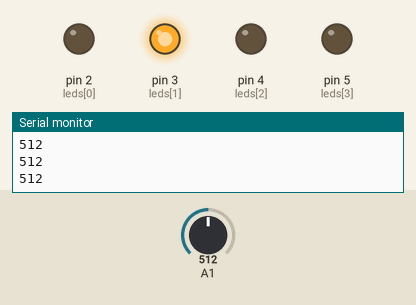
Bench run of a sketch on a simulated Arduino Uno, built with avr-gcc and run on an emulated ATmega328P. Parts: output pins drawn as LEDs (lit = HIGH), the last lines printed to the serial monitor. The inputs (shaded band) are chosen by the test bench; at power-on: A1 = 512.

Above: at 1.2 s.
1.3 s: A1 set to 494
2.8 s: A1 set to 472
At 3.2 s:
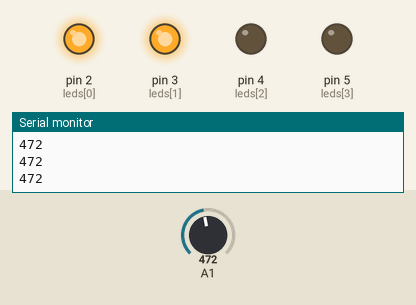
4.3 s: A1 set to 635
5.8 s: A1 set to 660
At 6.7 s:
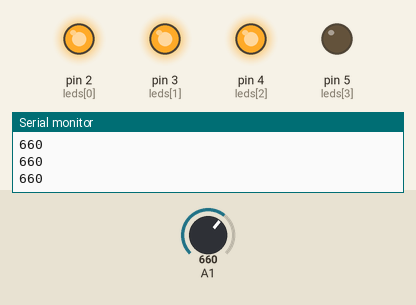
7.3 s: A1 set to 741
8.8 s: A1 set to 769
At 10.2 s:
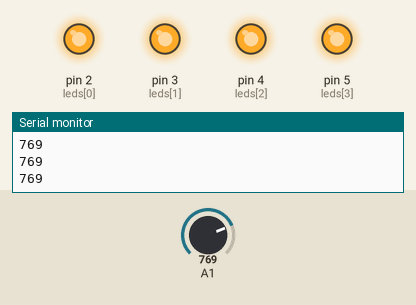
Timing chart, 0 to 11.3 s (numbered marks = the images above; inputs shaded):
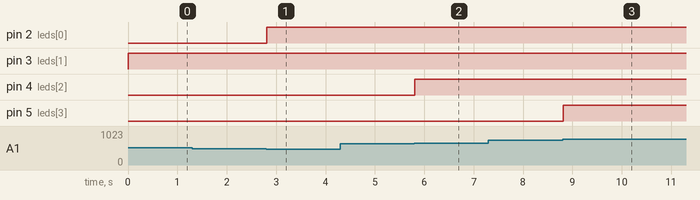

Measured:
- the behaviour switches between 481 and 480 on A1 (found by bisection; images 0 and 1)
- the behaviour switches between 650 and 651 on A1 (found by bisection; images 1 and 2)
- the behaviour switches between 750 and 751 on A1 (found by bisection; images 2 and 3)
- after the input at 2.8 s, pin 2 (leds[0]): LOW → HIGH at once
- after the input at 5.8 s, pin 4 (leds[2]): LOW → HIGH at once
- after the input at 8.8 s, pin 5 (leds[3]): LOW → HIGH at once

The sketch:

4_pushbutton_link_for_1_pin1.ino
```cpp
byte leds[4]={2,3,4,5};
void setup()
{
  for(int i=0;i<=4;i++)
  pinMode(leds[i], OUTPUT);
  Serial.begin(9600);
}

void loop()
{
  int value = analogRead(A1);
  Serial.println(value);
  if ( value > 800 && value >= 1000) {
    digitalWrite(leds[4],0);
  } else if ( value > 480 && value < 650) {
    digitalWrite(leds[1],1);
  } else if ( value > 650 && value < 750) {
    digitalWrite(leds[2],1);
  } else if ( value > 750 && value < 800) {
    digitalWrite(leds[3],1);
  }else if ( value >= 0) {
    digitalWrite(leds[0],1);
  }
}
```
